Frame 1 (no input): blank canvas, image omitted
Frame 60 (no input): blank canvas, image omitted
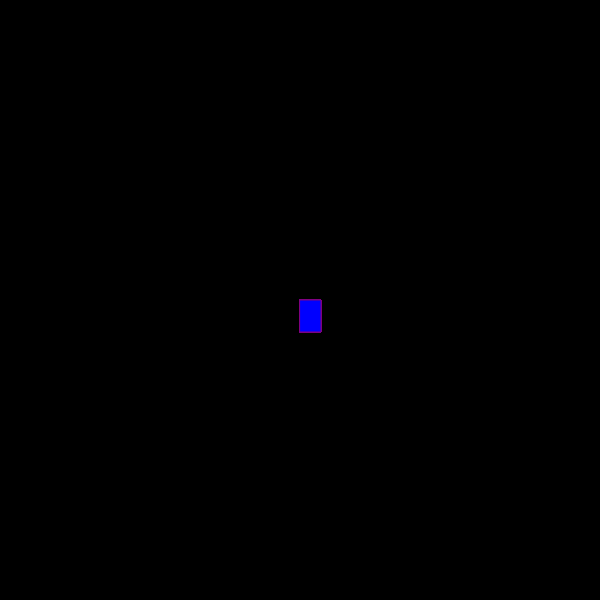
Frame 120 (the mouse pressed at the canvas centre since frame 60)

The p5.js sketch whose frames 1 and 60 were blank and that drew this single picture after the mouse press (run headless with seeded random() and noise() and a simulated clock; from frame 60 on, the mouse is pressed at the canvas centre):

// p5.js sketch
// ── sketch.js
function setup() {
    createCanvas(600, 600);
  background("black")
  }
  
  function draw() {
    stroke("purple");
    fill("blue");
    
    if(mouseIsPressed) {
      rect(mouseX, mouseY, 21, 32);
  }
    
  }
